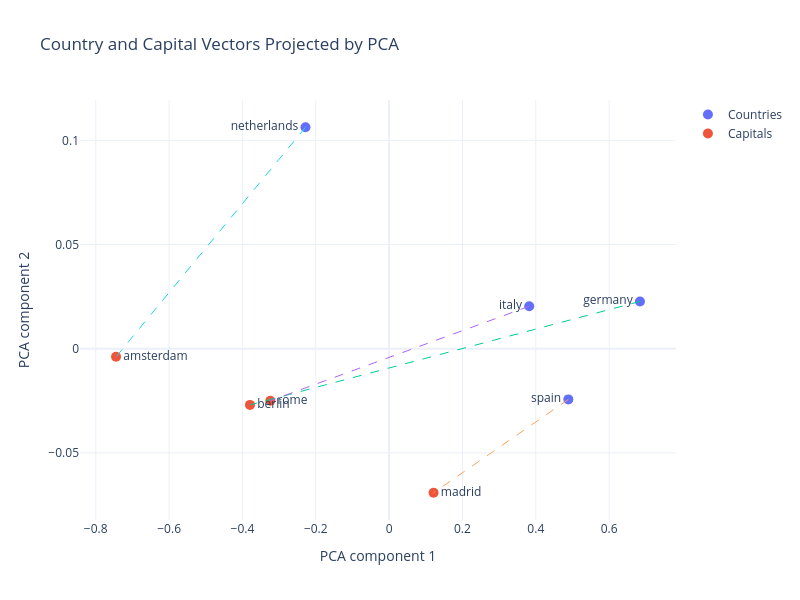

Write notebook code for a chart like this one.
### Markdown cell above
In this experiment, I manually selected several semantic groups of words (days of the week, months, directions, colors, and animals). Their Word2Vec embeddings were extracted and clustered using the KMeans algorithm, and then visualized in two dimensions.

As shown in the figure, the days of the week form a clear cluster. Similarly, most of the months are located close to each other, indicating that the embeddings capture their semantic similarity.

An interesting observation is that the word “May” appears relatively far from the other months. This may be explained by its ambiguity, since may is also a modal verb in English.

The words representing directions (north, south, east, west) are assigned to the same cluster as several other words rather than forming a separate cluster. However, they are positioned close to each other in the embedding space and appear near the months cluster in the visualization.

### Code cell
plot_capital_relationships(model)

### Figure 1 — Plotly figure (JSON) as saved in the notebook; plotly's stock layout.template omitted (floating-point values rounded to 4 significant figures)
{"data": [{"hovertemplate": "<b>%{text}</b><br>Type: country<br>x=%{x:.3f}<br>y=%{y:.3f}<extra></extra>", "marker": {"size": 10}, "mode": "markers+text", "name": "Countries", "text": ["germany", "italy", "spain", "netherlands"], "textposition": "middle left", "x": [0.684, 0.3821, 0.4888, -0.2281], "y": [0.02268, 0.02035, -0.02434, 0.1063], "type": "scatter"}, {"hovertemplate": "<b>%{text}</b><br>Type: capital<br>x=%{x:.3f}<br>y=%{y:.3f}<extra></extra>", "marker": {"size": 10}, "mode": "markers+text", "name": "Capitals", "text": ["berlin", "rome", "madrid", "amsterdam"], "textposition": "middle right", "x": [-0.3795, -0.324, 0.1213, -0.7447], "y": [-0.02698, -0.02498, -0.06915, -0.003902], "type": "scatter"}, {"hoverinfo": "skip", "line": {"dash": "dash", "width": 1}, "mode": "lines", "showlegend": false, "x": [0.684, -0.3795], "y": [0.02268, -0.02698], "type": "scatter"}, {"hoverinfo": "skip", "line": {"dash": "dash", "width": 1}, "mode": "lines", "showlegend": false, "x": [0.3821, -0.324], "y": [0.02035, -0.02498], "type": "scatter"}, {"hoverinfo": "skip", "line": {"dash": "dash", "width": 1}, "mode": "lines", "showlegend": false, "x": [0.4888, 0.1213], "y": [-0.02434, -0.06915], "type": "scatter"}, {"hoverinfo": "skip", "line": {"dash": "dash", "width": 1}, "mode": "lines", "showlegend": false, "x": [-0.2281, -0.7447], "y": [0.1063, -0.003902], "type": "scatter"}], "layout": {"title": {"text": "Country and Capital Vectors Projected by PCA"}, "xaxis": {"title": {"text": "PCA component 1"}}, "yaxis": {"title": {"text": "PCA component 2"}}, "width": 800, "height": 600}}
